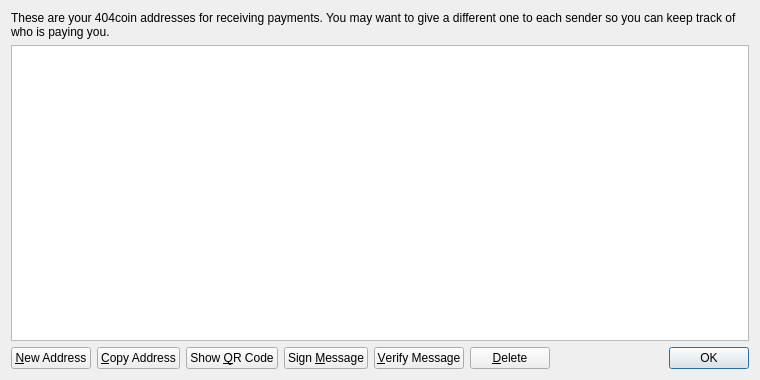
<?xml version="1.0" encoding="UTF-8"?>
<ui version="4.0">
 <class>AddressBookPage</class>
 <widget class="QWidget" name="AddressBookPage">
  <property name="geometry">
   <rect>
    <x>0</x>
    <y>0</y>
    <width>760</width>
    <height>380</height>
   </rect>
  </property>
  <property name="windowTitle">
   <string>Address Book</string>
  </property>
  <layout class="QVBoxLayout" name="verticalLayout">
   <item>
    <widget class="QLabel" name="labelExplanation">
     <property name="text">
      <string>These are your 404coin addresses for receiving payments. You may want to give a different one to each sender so you can keep track of who is paying you.</string>
     </property>
     <property name="textFormat">
      <enum>Qt::PlainText</enum>
     </property>
     <property name="wordWrap">
      <bool>true</bool>
     </property>
    </widget>
   </item>
   <item>
    <widget class="QTableView" name="tableView">
     <property name="contextMenuPolicy">
      <enum>Qt::CustomContextMenu</enum>
     </property>
     <property name="toolTip">
      <string>Double-click to edit address or label</string>
     </property>
     <property name="tabKeyNavigation">
      <bool>false</bool>
     </property>
     <property name="alternatingRowColors">
      <bool>true</bool>
     </property>
     <property name="selectionMode">
      <enum>QAbstractItemView::SingleSelection</enum>
     </property>
     <property name="selectionBehavior">
      <enum>QAbstractItemView::SelectRows</enum>
     </property>
     <property name="sortingEnabled">
      <bool>true</bool>
     </property>
     <attribute name="verticalHeaderVisible">
      <bool>false</bool>
     </attribute>
    </widget>
   </item>
   <item>
    <layout class="QHBoxLayout" name="horizontalLayout">
     <item>
      <widget class="QPushButton" name="newAddressButton">
       <property name="toolTip">
        <string>Create a new address</string>
       </property>
       <property name="text">
        <string>&amp;New Address</string>
       </property>
       <property name="icon">
        <iconset resource="../bitcoin.qrc">
         <normaloff>:/icons/add</normaloff>:/icons/add</iconset>
       </property>
      </widget>
     </item>
     <item>
      <widget class="QPushButton" name="copyToClipboard">
       <property name="toolTip">
        <string>Copy the currently selected address to the system clipboard</string>
       </property>
       <property name="text">
        <string>&amp;Copy Address</string>
       </property>
       <property name="icon">
        <iconset resource="../bitcoin.qrc">
         <normaloff>:/icons/editcopy</normaloff>:/icons/editcopy</iconset>
       </property>
      </widget>
     </item>
     <item>
      <widget class="QPushButton" name="showQRCode">
       <property name="text">
        <string>Show &amp;QR Code</string>
       </property>
       <property name="icon">
        <iconset resource="../bitcoin.qrc">
         <normaloff>:/icons/qrcode</normaloff>:/icons/qrcode</iconset>
       </property>
      </widget>
     </item>
     <item>
      <widget class="QPushButton" name="signMessage">
       <property name="toolTip">
        <string>Sign a message to prove you own a 404coin address</string>
       </property>
       <property name="text">
        <string>Sign &amp;Message</string>
       </property>
       <property name="icon">
        <iconset resource="../bitcoin.qrc">
         <normaloff>:/icons/edit</normaloff>:/icons/edit</iconset>
       </property>
      </widget>
     </item>
     <item>
      <widget class="QPushButton" name="verifyMessage">
       <property name="toolTip">
        <string>Verify a message to ensure it was signed with a specified 404coin address</string>
       </property>
       <property name="text">
        <string>&amp;Verify Message</string>
       </property>
       <property name="icon">
        <iconset resource="../bitcoin.qrc">
         <normaloff>:/icons/transaction_0</normaloff>:/icons/transaction_0</iconset>
       </property>
      </widget>
     </item>
     <item>
      <widget class="QPushButton" name="deleteButton">
       <property name="toolTip">
        <string>Delete the currently selected address from the list</string>
       </property>
       <property name="text">
        <string>&amp;Delete</string>
       </property>
       <property name="icon">
        <iconset resource="../bitcoin.qrc">
         <normaloff>:/icons/remove</normaloff>:/icons/remove</iconset>
       </property>
      </widget>
     </item>
     <item>
      <spacer name="horizontalSpacer">
       <property name="orientation">
        <enum>Qt::Horizontal</enum>
       </property>
       <property name="sizeHint" stdset="0">
        <size>
         <width>40</width>
         <height>20</height>
        </size>
       </property>
      </spacer>
     </item>
     <item>
      <widget class="QDialogButtonBox" name="buttonBox">
       <property name="sizePolicy">
        <sizepolicy hsizetype="Maximum" vsizetype="Fixed">
         <horstretch>0</horstretch>
         <verstretch>0</verstretch>
        </sizepolicy>
       </property>
       <property name="standardButtons">
        <set>QDialogButtonBox::Ok</set>
       </property>
      </widget>
     </item>
    </layout>
   </item>
  </layout>
 </widget>
 <resources>
  <include location="../bitcoin.qrc"/>
 </resources>
 <connections/>
</ui>
